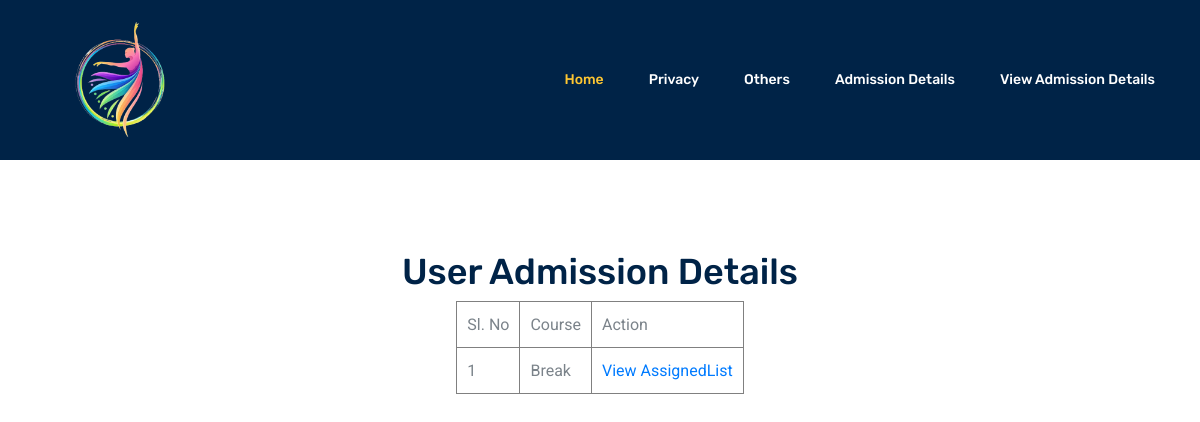
Before: /Project/Student/UserAdmissionDetails.php (signed in) with the older database file.
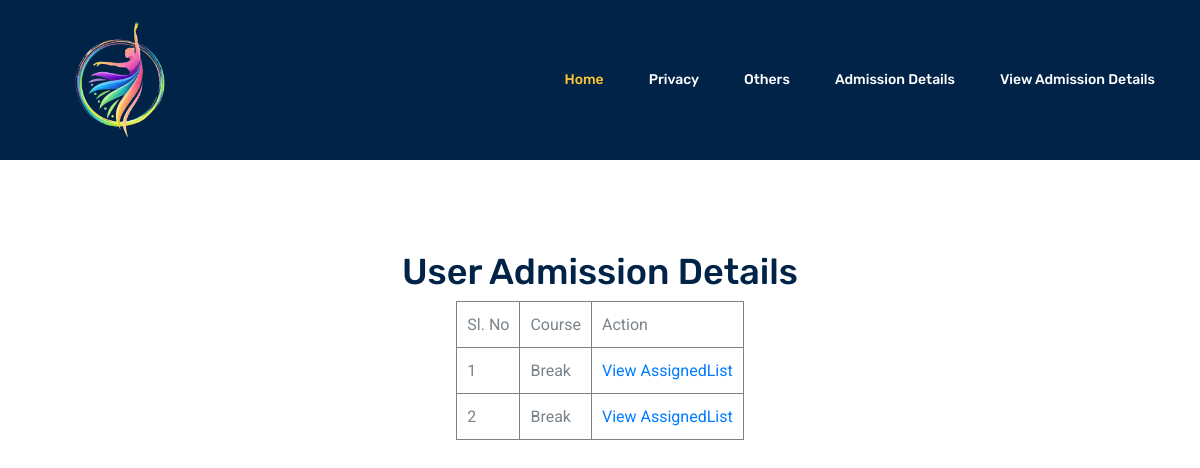
After: the same page with the newer database file.
### tables this page shows
CREATE TABLE `tbl_admission` (
  `admission_id` int(11) NOT NULL auto_increment,
  `admission_number` varchar(100) NOT NULL,
  `student_id` int(11) NOT NULL,
  `subcategory_id` varchar(100) NOT NULL,
  `grand_total` varchar(100) NOT NULL,
  `emi` varchar(100) NOT NULL,
  `count` varchar(100) NOT NULL,
  `admission_status` varchar(500) NOT NULL default '0',
  `payment_date` varbinary(500) NOT NULL,
  PRIMARY KEY  (`admission_id`)
);

CREATE TABLE `tbl_subcategory` (
  `subcategory_id` int(11) NOT NULL auto_increment,
  `subcategory_name` varchar(100) NOT NULL,
  `category_id` int(11) NOT NULL,
  `subcategory_rate` varchar(50) NOT NULL,
  PRIMARY KEY  (`subcategory_id`)
);

### Project/Student/UserAdmissionDetails.php (the view, shortened to what this page needs)
<?php
include("Head.php");
?>
<br><br><br><br><br><br><br><br><br><br>
<center><h1>User Admission Details</h1></center>
<form id="form1" name="form1" method="post" action="">
  <table  border="1" align="center" cellpadding="10">
    <tr>
      <td>Sl. No</td>
      <td>Course</td>
      <td>Action</td>
    </tr>
   <?php
  $i=0;
   $selQry="select * from tbl_admission where student_id='".$_SESSION["student_id"]."'";
   $data=mysql_query($selQry);
   while($row=mysql_fetch_array($data))
   {
	   $i++;
	   ?>
       <tr>
       <td><?php echo $i?></td>
       <td><?php
	   $subcate=$row["subcategory_id"];
$delimiter = ",";
$stringArray = explode($delimiter, $subcate);
foreach($stringArray as $checked)
{
	$selsub="select *  from tbl_subcategory where subcategory_id='".$checked."'";
	$datasub=mysql_query($selsub);
	$rowsub=mysql_fetch_array($datasub);
 echo $rowsub["subcategory_name"];
 echo "<br>";
}
	   ?></td>
       <td>
        <?php
        if($row["admission_status"]==1)
        {
        ?>
        <a href="AssignTrainerList.php?sms=<?php echo $_SESSION["student_id"]?>">View AssignedList</a></td></tr>
          <?php
        }
   }
   ?>
      </table>
      <br><br><br><br><br><br><br><br><br><br><br><br>
</form>

Changed rows visible on the page:
added tbl_admission: tbl_subcategory (subcategory_name "Break")
